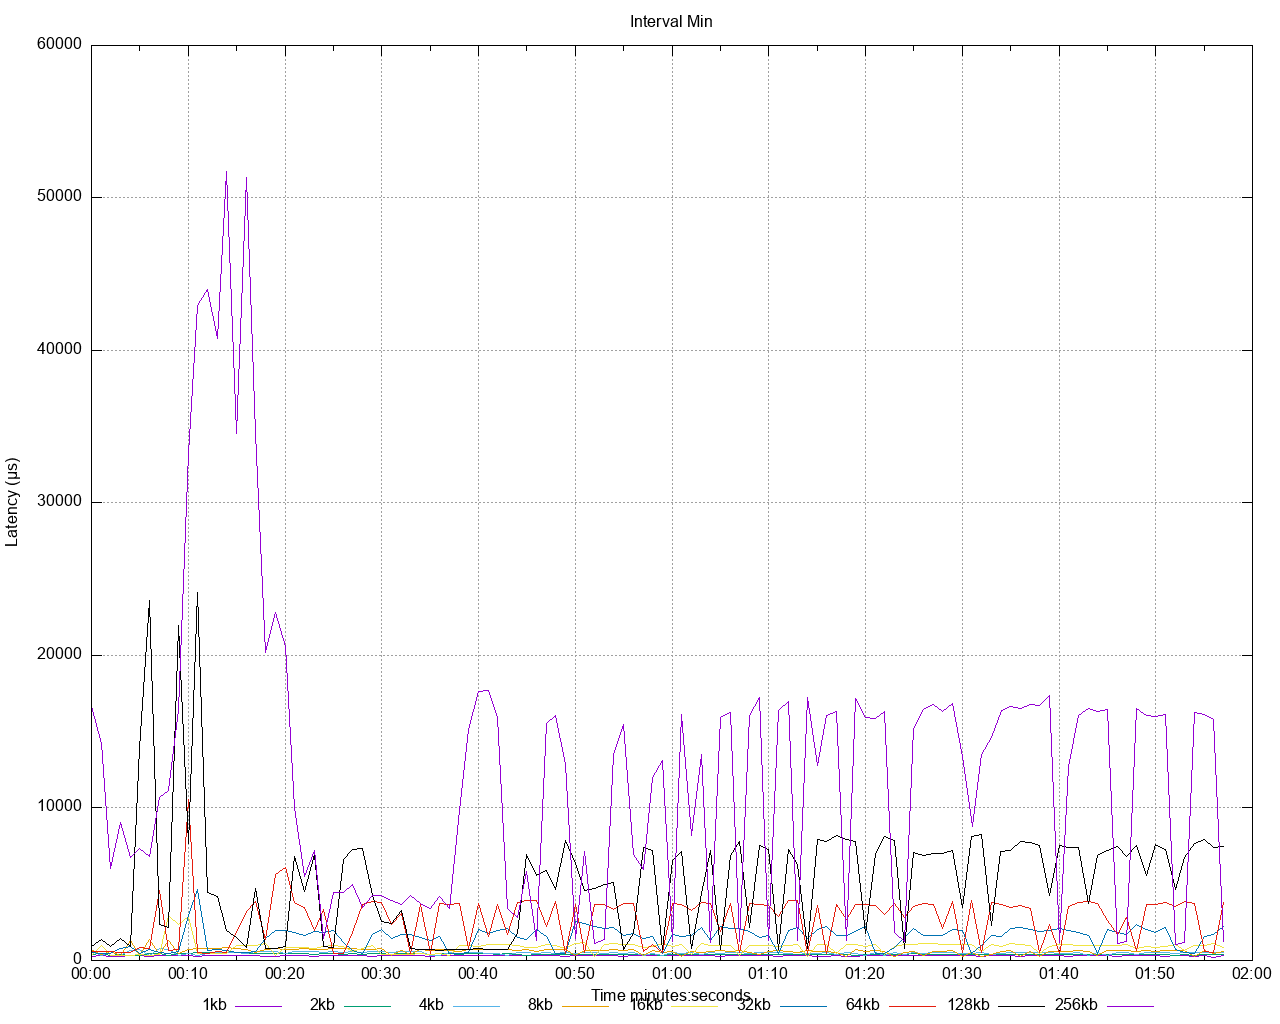

This chart was generated by the following gnuplot code:
set title 'Interval Min' noenhanced
set style data lines
set datafile separator ","
set terminal png size 1280,1024
set grid
set key below
set xdata time
set timefmt "%s"
offset = 0
t0(x)=(offset=($0==0) ? x : offset, x - offset)
set xlabel 'Time minutes:seconds'
set ylabel 'Latency (μs)'
set output '/Users/gbarnett/git/hazelcast-simulator/atomicreference/1to25-legend/latency/latency_interval_min_write.png'
plot \
   '/Users/gbarnett/git/hazelcast-simulator/atomicreference/1to25-legend/data/latency_interval_min_write_1.data' using (t0(timecolumn(1))):2 title "1kb" noenhanced , \
   '/Users/gbarnett/git/hazelcast-simulator/atomicreference/1to25-legend/data/latency_interval_min_write_2.data' using (t0(timecolumn(1))):2 title "2kb" noenhanced , \
   '/Users/gbarnett/git/hazelcast-simulator/atomicreference/1to25-legend/data/latency_interval_min_write_3.data' using (t0(timecolumn(1))):2 title "4kb" noenhanced , \
   '/Users/gbarnett/git/hazelcast-simulator/atomicreference/1to25-legend/data/latency_interval_min_write_4.data' using (t0(timecolumn(1))):2 title "8kb" noenhanced , \
   '/Users/gbarnett/git/hazelcast-simulator/atomicreference/1to25-legend/data/latency_interval_min_write_5.data' using (t0(timecolumn(1))):2 title "16kb" noenhanced , \
   '/Users/gbarnett/git/hazelcast-simulator/atomicreference/1to25-legend/data/latency_interval_min_write_6.data' using (t0(timecolumn(1))):2 title "32kb" noenhanced , \
   '/Users/gbarnett/git/hazelcast-simulator/atomicreference/1to25-legend/data/latency_interval_min_write_7.data' using (t0(timecolumn(1))):2 title "64kb" noenhanced , \
   '/Users/gbarnett/git/hazelcast-simulator/atomicreference/1to25-legend/data/latency_interval_min_write_8.data' using (t0(timecolumn(1))):2 title "128kb" noenhanced , \
   '/Users/gbarnett/git/hazelcast-simulator/atomicreference/1to25-legend/data/latency_interval_min_write_9.data' using (t0(timecolumn(1))):2 title "256kb" noenhanced , \
